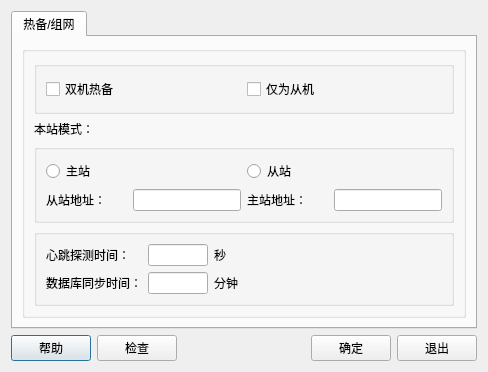
<?xml version="1.0" encoding="UTF-8"?>
<ui version="4.0">
 <class>NetSettingDialog</class>
 <widget class="QDialog" name="NetSettingDialog">
  <property name="geometry">
   <rect>
    <x>0</x>
    <y>0</y>
    <width>488</width>
    <height>319</height>
   </rect>
  </property>
  <property name="windowTitle">
   <string>网络设置</string>
  </property>
  <property name="windowIcon">
   <iconset>
    <normaloff>:/images/appicon.png</normaloff>:/images/appicon.png</iconset>
  </property>
  <layout class="QVBoxLayout" name="verticalLayout">
   <item>
    <widget class="QTabWidget" name="tabWidget">
     <property name="currentIndex">
      <number>0</number>
     </property>
     <widget class="QWidget" name="tab">
      <attribute name="title">
       <string>热备/组网</string>
      </attribute>
      <layout class="QVBoxLayout" name="verticalLayout_2">
       <item>
        <widget class="QGroupBox" name="groupBox">
         <property name="title">
          <string/>
         </property>
         <layout class="QVBoxLayout" name="verticalLayout_4">
          <item>
           <widget class="QGroupBox" name="groupBox_2">
            <property name="title">
             <string/>
            </property>
            <layout class="QHBoxLayout" name="horizontalLayout">
             <item>
              <widget class="QCheckBox" name="checkHotStandbyMode">
               <property name="text">
                <string>双机热备</string>
               </property>
              </widget>
             </item>
             <item>
              <widget class="QCheckBox" name="checkClientMode">
               <property name="text">
                <string>仅为从机</string>
               </property>
              </widget>
             </item>
            </layout>
           </widget>
          </item>
          <item>
           <layout class="QVBoxLayout" name="verticalLayout_3">
            <item>
             <widget class="QLabel" name="label">
              <property name="text">
               <string>本站模式：</string>
              </property>
             </widget>
            </item>
            <item>
             <widget class="QGroupBox" name="groupBox_3">
              <property name="title">
               <string/>
              </property>
              <layout class="QGridLayout" name="gridLayout">
               <item row="1" column="1">
                <widget class="QIPAddressEdit" name="editClientAddress">
                 <property name="sizePolicy">
                  <sizepolicy hsizetype="Fixed" vsizetype="Fixed">
                   <horstretch>0</horstretch>
                   <verstretch>0</verstretch>
                  </sizepolicy>
                 </property>
                 <property name="maximumSize">
                  <size>
                   <width>180</width>
                   <height>16777215</height>
                  </size>
                 </property>
                </widget>
               </item>
               <item row="1" column="2">
                <widget class="QLabel" name="label_3">
                 <property name="text">
                  <string>主站地址：</string>
                 </property>
                </widget>
               </item>
               <item row="0" column="0">
                <widget class="QRadioButton" name="rtbnServerStation">
                 <property name="text">
                  <string>主站</string>
                 </property>
                </widget>
               </item>
               <item row="0" column="2">
                <widget class="QRadioButton" name="rtbnClientStation">
                 <property name="text">
                  <string>从站</string>
                 </property>
                </widget>
               </item>
               <item row="1" column="0">
                <widget class="QLabel" name="label_2">
                 <property name="text">
                  <string>从站地址：</string>
                 </property>
                </widget>
               </item>
               <item row="1" column="3">
                <widget class="QIPAddressEdit" name="editServerAddress">
                 <property name="sizePolicy">
                  <sizepolicy hsizetype="Fixed" vsizetype="Fixed">
                   <horstretch>0</horstretch>
                   <verstretch>0</verstretch>
                  </sizepolicy>
                 </property>
                 <property name="maximumSize">
                  <size>
                   <width>180</width>
                   <height>16777215</height>
                  </size>
                 </property>
                </widget>
               </item>
              </layout>
             </widget>
            </item>
           </layout>
          </item>
          <item>
           <widget class="QGroupBox" name="groupBox_4">
            <property name="title">
             <string/>
            </property>
            <layout class="QGridLayout" name="gridLayout_2">
             <item row="1" column="0">
              <widget class="QLabel" name="label_5">
               <property name="text">
                <string>数据库同步时间：</string>
               </property>
              </widget>
             </item>
             <item row="0" column="0">
              <widget class="QLabel" name="label_4">
               <property name="text">
                <string>心跳探测时间：</string>
               </property>
              </widget>
             </item>
             <item row="1" column="2">
              <widget class="QLabel" name="label_7">
               <property name="text">
                <string>分钟</string>
               </property>
              </widget>
             </item>
             <item row="1" column="1">
              <widget class="QLineEdit" name="editDatabaseSyncTime">
               <property name="maximumSize">
                <size>
                 <width>60</width>
                 <height>16777215</height>
                </size>
               </property>
              </widget>
             </item>
             <item row="0" column="2">
              <widget class="QLabel" name="label_6">
               <property name="text">
                <string>秒</string>
               </property>
              </widget>
             </item>
             <item row="0" column="1">
              <widget class="QLineEdit" name="editHeartbeatTime">
               <property name="minimumSize">
                <size>
                 <width>0</width>
                 <height>0</height>
                </size>
               </property>
               <property name="maximumSize">
                <size>
                 <width>60</width>
                 <height>16777215</height>
                </size>
               </property>
              </widget>
             </item>
             <item row="0" column="3">
              <spacer name="horizontalSpacer_2">
               <property name="orientation">
                <enum>Qt::Horizontal</enum>
               </property>
               <property name="sizeHint" stdset="0">
                <size>
                 <width>40</width>
                 <height>20</height>
                </size>
               </property>
              </spacer>
             </item>
            </layout>
           </widget>
          </item>
         </layout>
        </widget>
       </item>
      </layout>
     </widget>
    </widget>
   </item>
   <item>
    <layout class="QHBoxLayout" name="horizontalLayout_7">
     <item>
      <widget class="QPushButton" name="btnHelp">
       <property name="text">
        <string>帮助</string>
       </property>
      </widget>
     </item>
     <item>
      <widget class="QPushButton" name="btnCheck">
       <property name="text">
        <string>检查</string>
       </property>
      </widget>
     </item>
     <item>
      <spacer name="horizontalSpacer">
       <property name="orientation">
        <enum>Qt::Horizontal</enum>
       </property>
       <property name="sizeHint" stdset="0">
        <size>
         <width>40</width>
         <height>20</height>
        </size>
       </property>
      </spacer>
     </item>
     <item>
      <widget class="QPushButton" name="btnOk">
       <property name="text">
        <string>确定</string>
       </property>
      </widget>
     </item>
     <item>
      <widget class="QPushButton" name="btnExit">
       <property name="text">
        <string>退出</string>
       </property>
      </widget>
     </item>
    </layout>
   </item>
  </layout>
 </widget>
 <customwidgets>
  <customwidget>
   <class>QIPAddressEdit</class>
   <extends>QLineEdit</extends>
   <header>qipaddressedit.h</header>
  </customwidget>
 </customwidgets>
 <resources/>
 <connections/>
</ui>
